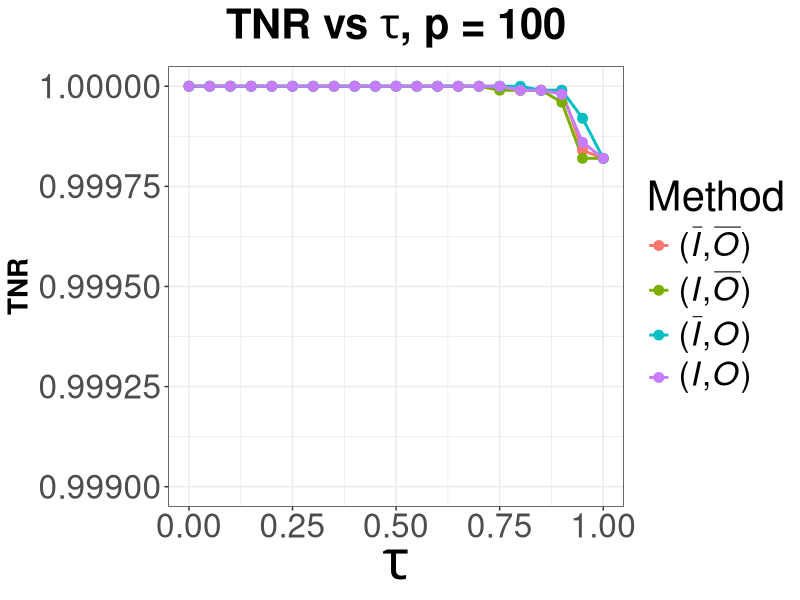
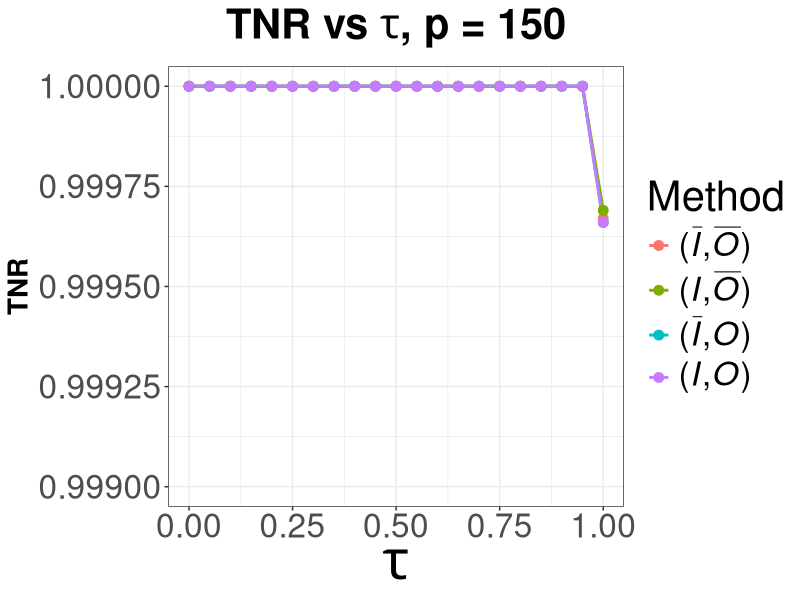
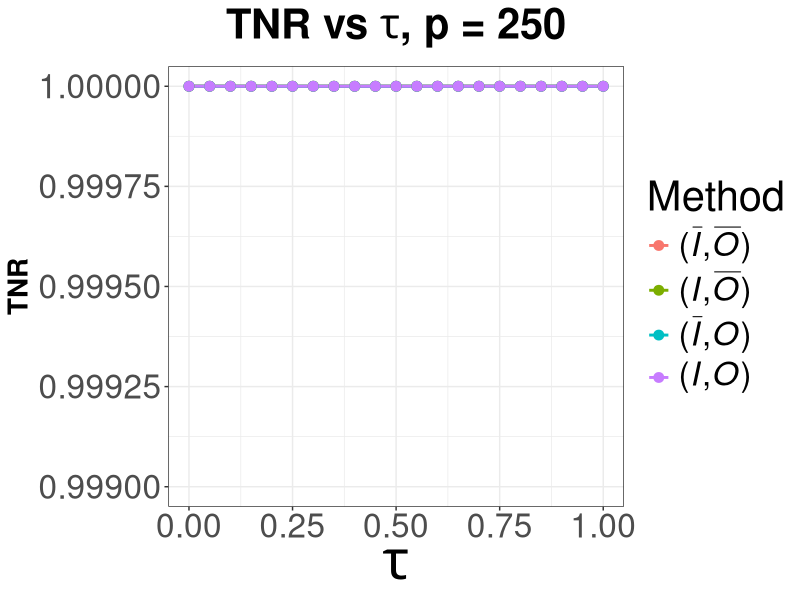

Generate these figures, in order, with R:
library(ggplot2)
library(reshape2)

tau <- c(0.0, 0.05, 0.1, 0.15, 0.2, 0.25, 0.3, 0.35, 0.4, 0.45, 0.5, 0.55, 0.6, 0.65, 0.7, 0.75, 0.8, 0.85, 0.9, 0.95, 1.0)

#######################################################################################################################
# p = 100
#######################################################################################################################

simple <- c(1.0, 1.0, 1.0, 1.0, 1.0, 1.0, 1.0, 1.0, 1.0, 1.0, 1.0, 1.0, 1.0, 1.0, 1.0, 1.0, 0.99999, 0.99999, 0.99999, 0.99984, 0.99982)
indirect <- c(1.0, 1.0, 1.0, 1.0, 1.0, 1.0, 1.0, 1.0, 1.0, 1.0, 1.0, 1.0, 1.0, 1.0, 1.0, 0.99999, 0.99999, 0.99999, 0.99996, 0.99982, 0.99982)
overlapping <- c(1.0, 1.0, 1.0, 1.0, 1.0, 1.0, 1.0, 1.0, 1.0, 1.0, 1.0, 1.0, 1.0, 1.0, 1.0, 1.0, 1.0, 0.99999, 0.99999, 0.99992, 0.99982)
indirect_overlapping <- c(1.0, 1.0, 1.0, 1.0, 1.0, 1.0, 1.0, 1.0, 1.0, 1.0, 1.0, 1.0, 1.0, 1.0, 1.0, 1.0, 0.99999, 0.99999, 0.99998, 0.99986, 0.99982)

df <- data.frame(tau, simple, indirect, overlapping, indirect_overlapping)
colnames(df) <- c("tau", "Simple", "Indirect", "Overlap", "Both")
df2 <- melt(df, id = "tau", variable.name="Method")

tnr1 <- ggplot(df2, aes(x = tau, y = value, color = Method)) + 
  geom_line(size = 1) + 
  geom_point(size = 3) + 
  ylim(0.999, 1) +
  labs(title=expression(bold("TNR vs "*tau*", p = 100")),
       x =expression(tau), 
       y ="TNR") + 
  scale_colour_discrete(name = "Method", labels =c(expression("("*bar(italic("I"))*","*bar(italic("O"))*")"), 
                                                   expression("("*italic("I")*","*bar(italic("O"))*")"), 
                                                   expression("("*bar(italic("I"))*","*italic("O")*")"), 
                                                   expression("("*italic("I")*","*italic("O")*")"))) +
  theme_bw() +
  theme(text = element_text(size=30),
        plot.title = element_text(size=30, face="bold", hjust = 0.5),
        axis.title.x = element_text(size=40, face="bold"),
        axis.title.y = element_text(size=20, face="bold"),
        legend.text.align = 0)

#######################################################################################################################
# p = 150
#######################################################################################################################

simple <- c(1.0, 1.0, 1.0, 1.0, 1.0, 1.0, 1.0, 1.0, 1.0, 1.0, 1.0, 1.0, 1.0, 1.0, 1.0, 1.0, 1.0, 1.0, 1.0, 1.0, 0.99967)
indirect <- c(1.0, 1.0, 1.0, 1.0, 1.0, 1.0, 1.0, 1.0, 1.0, 1.0, 1.0, 1.0, 1.0, 1.0, 1.0, 1.0, 1.0, 1.0, 1.0, 1.0, 0.99969)
overlapping <- c(1.0, 1.0, 1.0, 1.0, 1.0, 1.0, 1.0, 1.0, 1.0, 1.0, 1.0, 1.0, 1.0, 1.0, 1.0, 1.0, 1.0, 1.0, 1.0, 1.0, 0.99966)
indirect_overlapping <- c(1.0, 1.0, 1.0, 1.0, 1.0, 1.0, 1.0, 1.0, 1.0, 1.0, 1.0, 1.0, 1.0, 1.0, 1.0, 1.0, 1.0, 1.0, 1.0, 1.0, 0.99966)

df <- data.frame(tau, simple, indirect, overlapping, indirect_overlapping)
colnames(df) <- c("tau", "Simple", "Indirect", "Overlap", "Both")
df2 <- melt(df, id = "tau", variable.name="Method")

tnr2 <- ggplot(df2, aes(x = tau, y = value, color = Method)) + 
  geom_line(size = 1) + 
  geom_point(size = 3) + 
  ylim(0.999, 1) +
  labs(title=expression(bold("TNR vs "*tau*", p = 150")),
       x =expression(tau), 
       y ="TNR") + 
  scale_colour_discrete(name = "Method", labels =c(expression("("*bar(italic("I"))*","*bar(italic("O"))*")"), 
                                                   expression("("*italic("I")*","*bar(italic("O"))*")"), 
                                                   expression("("*bar(italic("I"))*","*italic("O")*")"), 
                                                   expression("("*italic("I")*","*italic("O")*")"))) +
  theme_bw() +
  theme(text = element_text(size=30),
        plot.title = element_text(size=30, face="bold", hjust = 0.5),
        axis.title.x = element_text(size=40, face="bold"),
        axis.title.y = element_text(size=20, face="bold"),
        legend.text.align = 0)

#######################################################################################################################
# p = 250
#######################################################################################################################

simple <- c(1.0, 1.0, 1.0, 1.0, 1.0, 1.0, 1.0, 1.0, 1.0, 1.0, 1.0, 1.0, 1.0, 1.0, 1.0, 1.0, 1.0, 1.0, 1.0, 1.0, 1.0)
indirect <- c(1.0, 1.0, 1.0, 1.0, 1.0, 1.0, 1.0, 1.0, 1.0, 1.0, 1.0, 1.0, 1.0, 1.0, 1.0, 1.0, 1.0, 1.0, 1.0, 1.0, 1.0)
overlapping <- c(1.0, 1.0, 1.0, 1.0, 1.0, 1.0, 1.0, 1.0, 1.0, 1.0, 1.0, 1.0, 1.0, 1.0, 1.0, 1.0, 1.0, 1.0, 1.0, 1.0, 1.0)
indirect_overlapping <- c(1.0, 1.0, 1.0, 1.0, 1.0, 1.0, 1.0, 1.0, 1.0, 1.0, 1.0, 1.0, 1.0, 1.0, 1.0, 1.0, 1.0, 1.0, 1.0, 1.0, 1.0)

df <- data.frame(tau, simple, indirect, overlapping, indirect_overlapping)
colnames(df) <- c("tau", "Simple", "Indirect", "Overlap", "Both")
df2 <- melt(df, id = "tau", variable.name="Method")

tnr3 <- ggplot(df2, aes(x = tau, y = value, color = Method)) + 
  geom_line(size = 1) + 
  geom_point(size = 3) + 
  ylim(0.999, 1) +
  labs(title=expression(bold("TNR vs "*tau*", p = 250")),
       x =expression(tau), 
       y ="TNR") + 
  scale_colour_discrete(name = "Method", labels =c(expression("("*bar(italic("I"))*","*bar(italic("O"))*")"), 
                                                   expression("("*italic("I")*","*bar(italic("O"))*")"), 
                                                   expression("("*bar(italic("I"))*","*italic("O")*")"), 
                                                   expression("("*italic("I")*","*italic("O")*")"))) +
  theme_bw() +
  theme(text = element_text(size=30),
        plot.title = element_text(size=30, face="bold", hjust = 0.5),
        axis.title.x = element_text(size=40, face="bold"),
        axis.title.y = element_text(size=20, face="bold"),
        legend.text.align = 0)

#######################################################################################################################
# Save plots
#######################################################################################################################

ggsave(file="<DIR>/tnr_100.svg", plot=tnr1, width=16, height=9)
ggsave(file="<DIR>/tnr_150.svg", plot=tnr2, width=16, height=9)
ggsave(file="<DIR>/tnr_250.svg", plot=tnr3, width=16, height=9)
